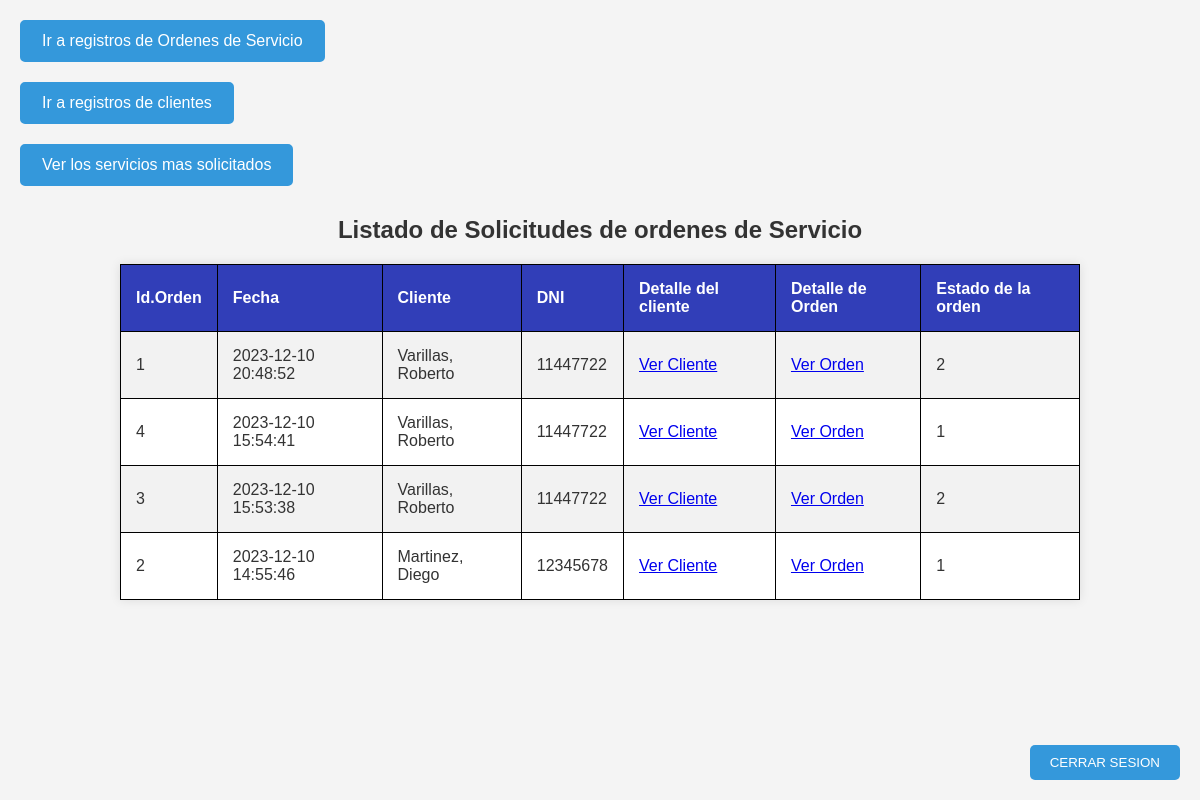
Page /ListadoBusqueda/busqueda.php on the committed database.
### tables this page shows
CREATE TABLE `orden` (
  `idorden` int(11) NOT NULL,
  `idusuario` int(11) NOT NULL,
  `direccion` varchar(150) NOT NULL,
  `fecha` datetime NOT NULL,
  `estado` int(11) NOT NULL DEFAULT 1
);

CREATE TABLE `persona` (
  `idpersona` int(11) NOT NULL,
  `nombre` varchar(30) NOT NULL,
  `apellido` varchar(30) NOT NULL,
  `celular` varchar(20) NOT NULL,
  `direccion` varchar(100) NOT NULL,
  `dni` varchar(8) DEFAULT NULL
);

### ListadoBusqueda/busqueda.php (the view, shortened to what this page needs)
<!DOCTYPE html>
<html lang="es">
<head>
<link rel="stylesheet" type="text/css" href="css/estilo.css">
</head>
<button onclick="irAPaginaPrincipal()" class="boton-derecha">CERRAR SESION</button>
<body>
<a href="busqueda.php" class="boton">Ir a registros de Ordenes de Servicio</a> </br>
<a href="busquedaCliente.php" class="boton">Ir a registros de clientes</a> </br>
<a href="listado.php" class="boton">Ver los servicios mas solicitados</a>
<h2>Listado de Solicitudes de ordenes de Servicio</h2>
<table>
    <tr>
        <th>Id.Orden</th>
        <th>Fecha</th>
        <th>Cliente</th>
        <th>DNI</th>
        <th>Detalle del cliente</th>
        <th>Detalle de Orden</th>
        <th>Estado de la orden</th>
</tr>
<?php
            include ("../login_create/cn.php");
            $orden=$mysql->query("Select o.idorden,o.fecha, p.idpersona, p.nombre, p.apellido,
            p.dni, o.estado from orden o
            INNER JOIN usuario u ON o.idusuario=u.idusuario
            INNER JOIN persona p ON u.idpersona=p.idpersona
            ORDER BY o.fecha DESC
            ");
            foreach($orden as $or)
            {
                echo "<tr>
                    <td>{$or['idorden']}</td>
                    <td>{$or['fecha']}</td>
                    <td>{$or['apellido']}, {$or['nombre']}</td>
                    <td>{$or['dni']}</td>";
                echo "<td><a href='detalleCliente.php?idpersona={$or['idpersona']}'>Ver Cliente</a></td>";
                echo "<td><a href='../Factura/Factura.php?idorden={$or['idorden']}'>Ver Orden</a></td>";
                echo "<td>{$or['estado']}</td>";
                echo "</tr>";
            }
        ?>
</body>
</html>

### ListadoBusqueda/css/estilo.css (style rules this page uses)
body { font-family: 'Arial', sans-serif; margin: 0; padding: 0; background-color: #f4f4f4; color: #333; }
h2 { color: #333; text-align: center; margin-top: 30px; }
table { width: 80%; border-collapse: collapse; margin: 20px auto; background-color: white; box-shadow: 0 0 10px rgba(0, 0, 0, 0.1); }
th, td { border: 1px solid #ddd; padding: 15px; text-align: left; }
th { background-color: #313eb8; color: white; }
tr:nth-child(even) { background-color: #f2f2f2; }
.boton { display: inline-block; padding: 10px 20px; font-size: 16px; text-align: center; text-decoration: none; cursor: pointer; border-radius: 5px; background-color: #3498db; color: #fff; border: 2px solid #3498db; margin-top: 20px; margin-left: 20px; }

### ListadoBusqueda/busqueda.php (style rules this page uses)
table, td, th { border: 1px solid black; }
table { width: 80%; border-collapse: collapse; }
.boton-derecha { position: fixed; bottom: 20px; right: 20px; padding: 10px 20px; background-color: #3498db; color: #fff; border: none; border-radius: 5px; cursor: pointer; }

### rows in the picture
orden: idorden "1", fecha "2023-12-10 20:48:52", persona.apellido "Varillas", persona.nombre "Roberto", persona.dni "11447722", estado "2"
orden: idorden "4", fecha "2023-12-10 15:54:41", persona.apellido "Varillas", persona.nombre "Roberto", persona.dni "11447722", estado "1"
orden: idorden "3", fecha "2023-12-10 15:53:38", persona.apellido "Varillas", persona.nombre "Roberto", persona.dni "11447722", estado "2"
orden: idorden "2", fecha "2023-12-10 14:55:46", persona.apellido "Martinez", persona.nombre "Diego", persona.dni "12345678", estado "1"
